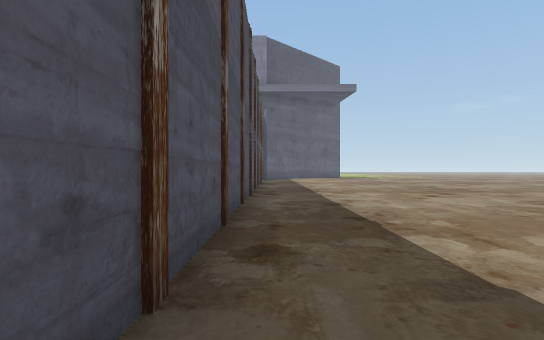
[1] (above)

21 first-person views from a walk through a Unity game level. The camera is 1.2 m above the floor, looks level and sees 80° across. The floor is counted in squares, 2 m on a side. Each view is taken from the middle of a square. On the plan, view 1 faces up. The plan holds only what a view shows up to about 10 squares ahead; the rest is blank. The place goes on beyond the plan. The player is left out. Door leaves are left out, so doorways stand open.

[2]
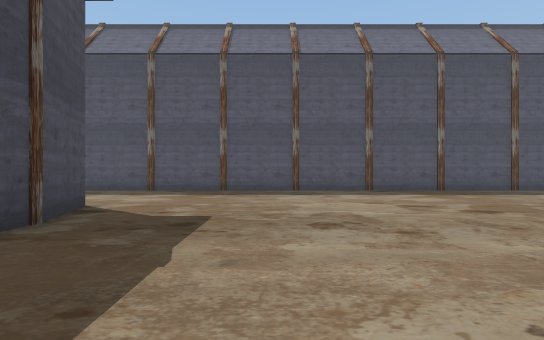

[3]
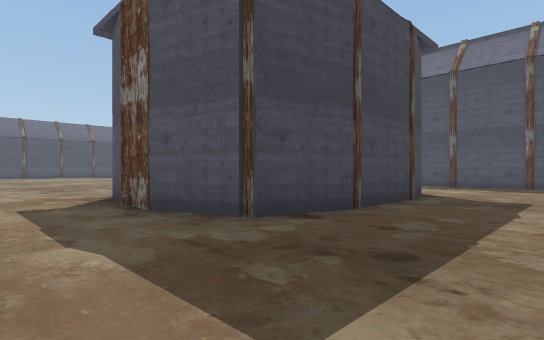

[4]
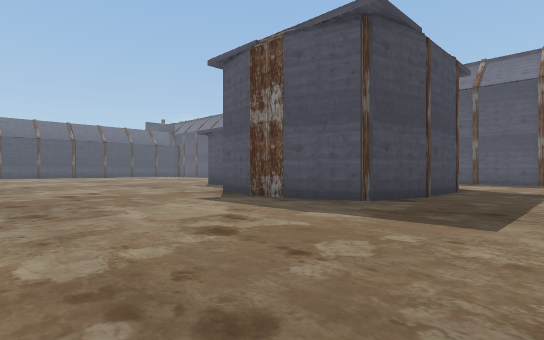

[5]
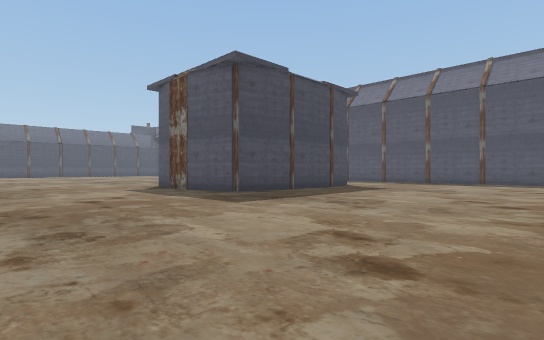

[6]
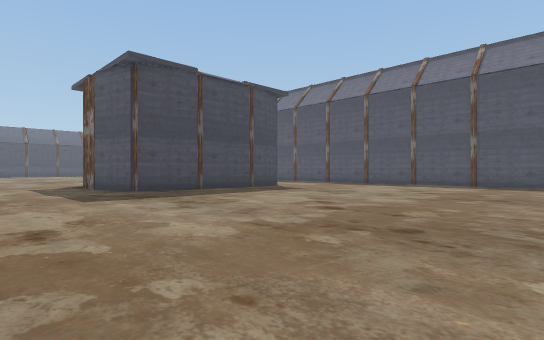

[7]
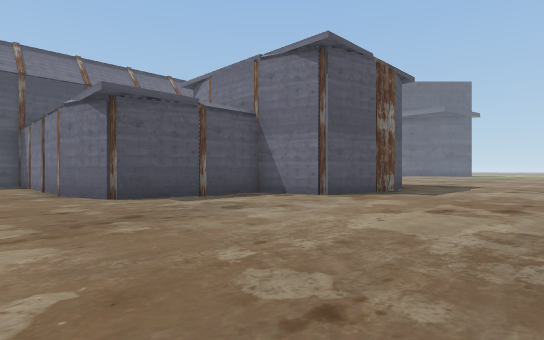

[8]
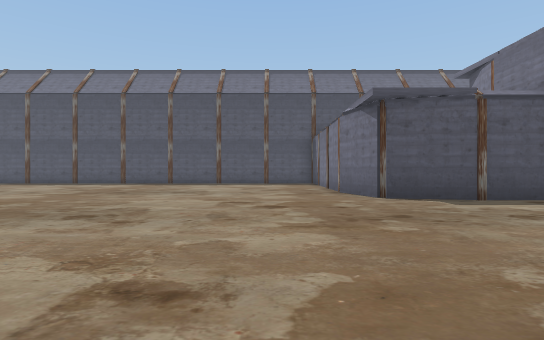

[9]
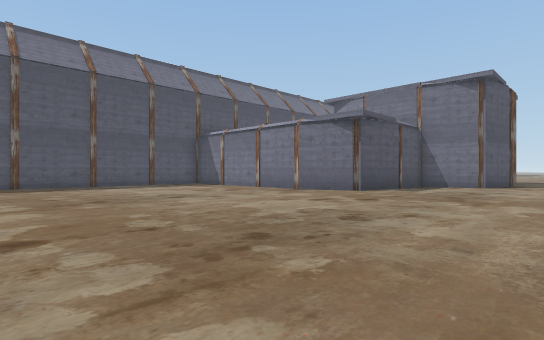

[10]
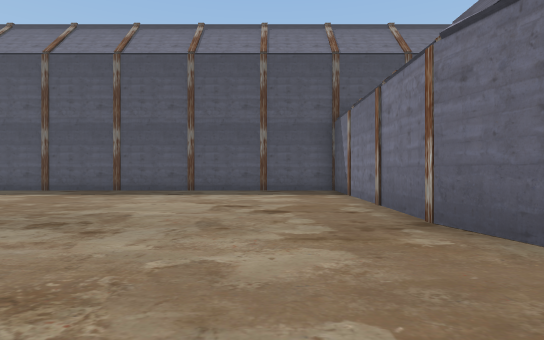

[11]
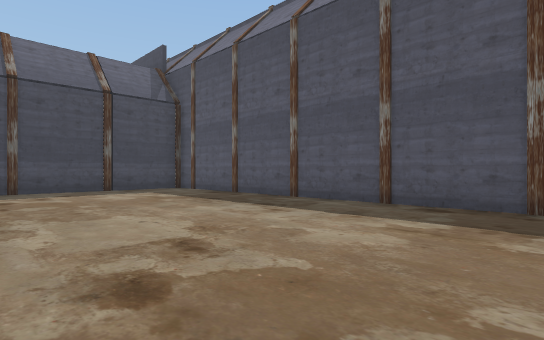

[12]
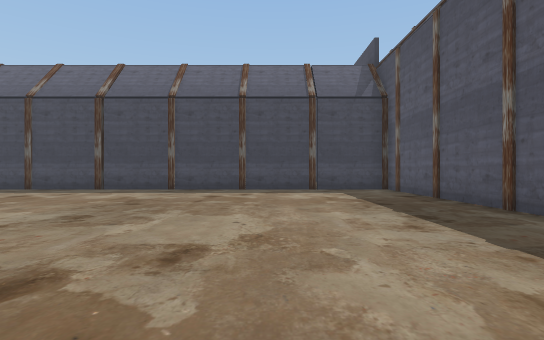

[13]
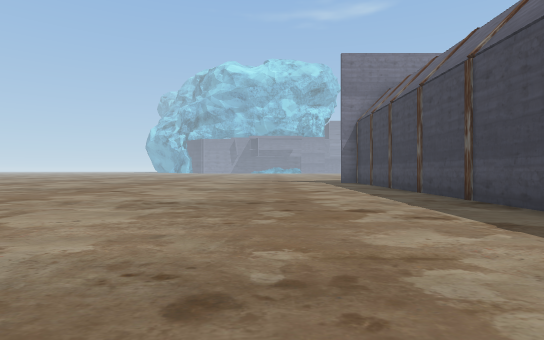

[14]
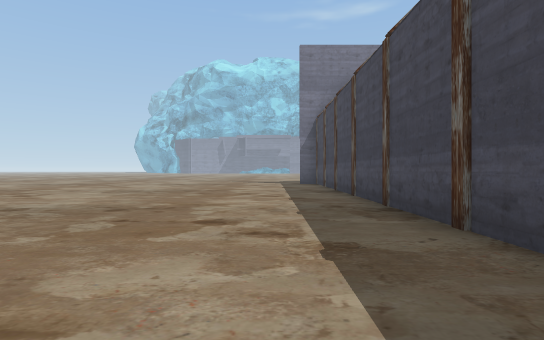

[15]
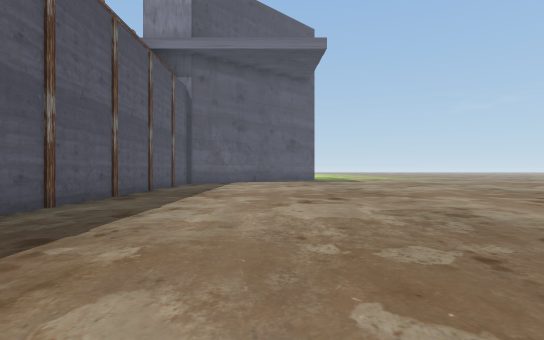

[16]
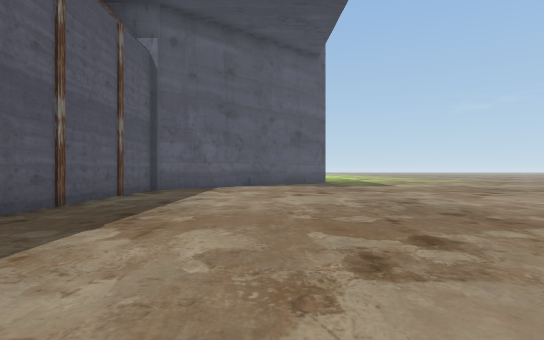

[17]
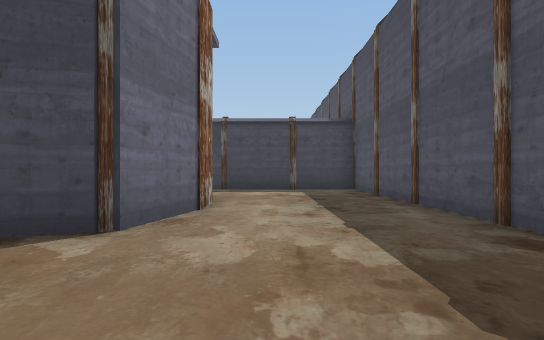

[18]
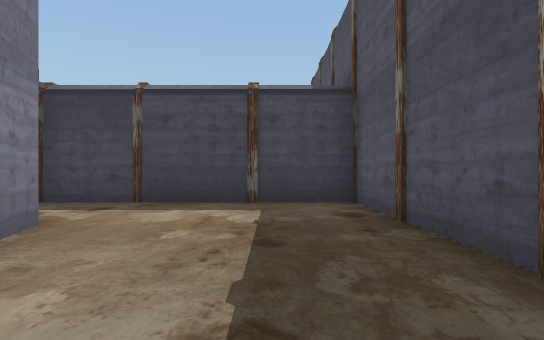

[19]
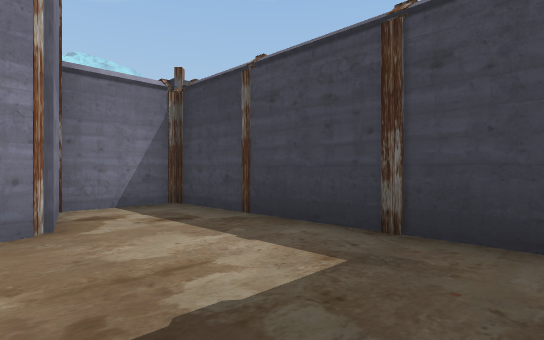

[20]
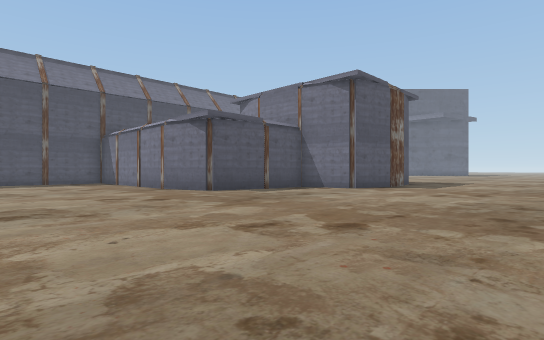

[21]
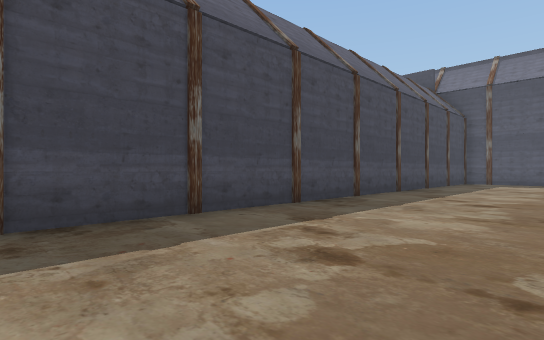

### Floor plan
Points are (right, up) in squares from view 1. A wall is a line through its corners. A room is listed if a view was taken in it or the views show most of it. See-through windows are left out.
Room 1 (views 1, 2, 3, 4, 5, 6, 7, 8, 9, 10, 11, 12, 13, 14, 15, 16, 17, 18, 19, 20, 21)
walls: (8.5, 2.2) (9.3, 2) (9.8, 0.2); (5.5, 2.4) (7.6, 2.4); (9.9, 0.3) (9.9, -1); (9.8, -0.8) (9.4, -2.6) (7.6, -3.1) (7.6, -5); (3.1, 0.1) (3.5, 1.9) (4.6, 2.2); (3.1, -0.9) (3.1, 0.2); (5, -3) (3.6, -2.7) (3.3, -1.7); (7.6, -4.9) (7.2, -6.7) (5.5, -7.2); (5.4, -4.5) (5.4, -3); (4.6, -7.2) (-0.5, -7.2) (-0.5, -22.9) (14.7, -22.9); (0.1, 21) (-0.5, 20.4) (-0.5, -5) (4.5, -5)
objects: other object (3, -7); other object (3, -5); other object (5, -7); other object (5, -5); other object (6, -5) to (7, -5)

Where each view was taken, in squares from view 1:
view 1: 0 up, 0 right, facing up
view 2: 5 up, 9 right, facing left
view 3: 5 up, 12 right, facing down-left
view 4: 5 up, 15 right, facing down-left
view 5: 9 up, 15 right, facing down-left
view 6: 11 up, 13 right, facing down-left
view 7: 9 down, 14 right, facing up-left
view 8: 9 down, 14 right, facing left
view 9: 15 down, 12 right, facing up-left
view 10: 9 down, 9 right, facing left
view 11: 13 down, 5 right, facing down-left
view 12: 13 down, 3 right, facing down
view 13: 19 down, 4 right, facing right
view 14: 21 down, 5 right, facing right
view 15: 7 up, 3 right, facing up
view 16: 11 up, 3 right, facing up
view 17: 5 up, 2 right, facing down
view 18: 1 up, 1 right, facing down
view 19: 2 down, 0 right, facing down-right
view 20: 12 down, 15 right, facing up-left
view 21: 19 down, 15 right, facing down-left
